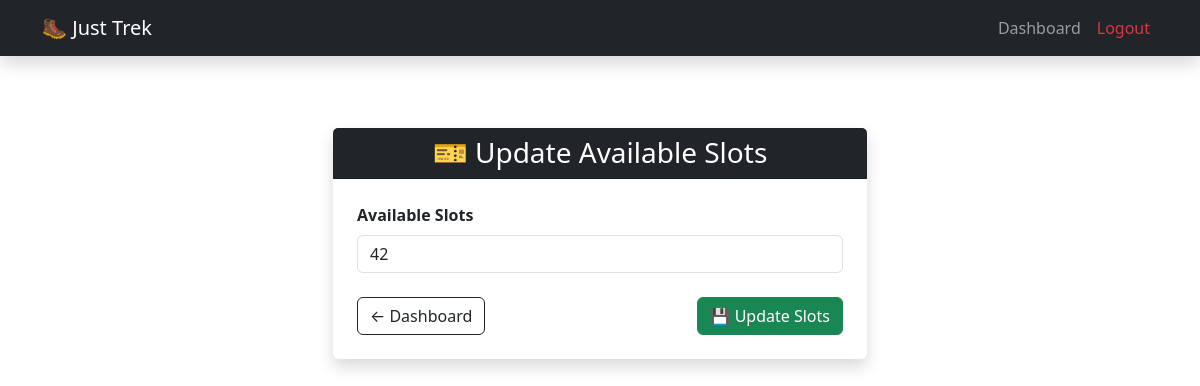
The page /staff/update_slots/1 (signed in) on the database as committed earlier.
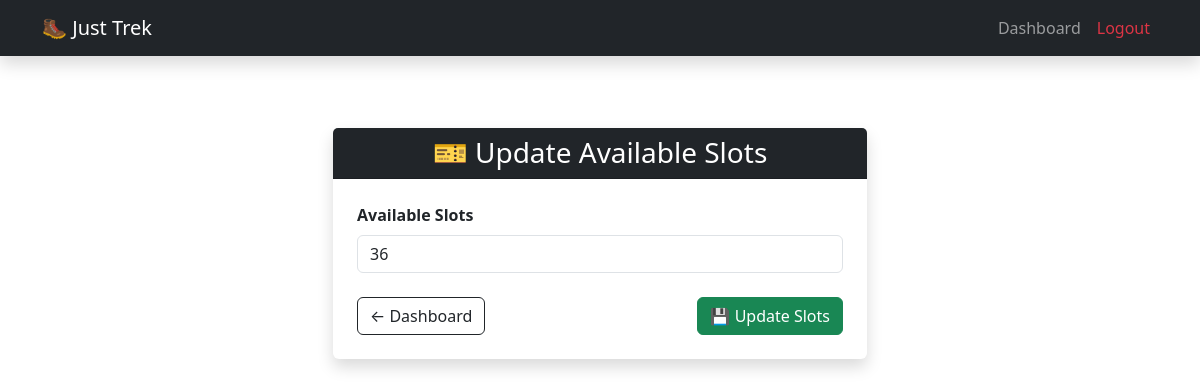
The same page on the database as committed later.
### models.py (models this page shows)
class Trek(db.Model):
    __tablename__ = "treks"
    id = db.Column(db.Integer, primary_key=True)
    name = db.Column(db.String(100), nullable=False)
    location = db.Column(db.String(100), nullable=False)
    difficulty = db.Column(db.String(50), nullable=False)
    duration = db.Column(db.String(50), nullable=False)
    price = db.Column(db.Float, nullable=False)
    available_slots = db.Column(db.Integer, nullable=False)
    status = db.Column(db.String(20), nullable=False, default="open")
    assigned_staff_id = db.Column(db.Integer, db.ForeignKey("users.id"), nullable=True)
    bookings = db.relationship("Booking", backref="trek", lazy=True)

### routes.py (the view)
@main.route("/staff/update_slots/<int:trek_id>")
def update_slots(trek_id):
    if session.get("role") != "staff":
        flash("Access Denied!")
        return redirect(url_for("main.login"))
    trek = Trek.query.get_or_404(trek_id)
    if trek.assigned_staff_id != session["user_id"]:
        flash("You can update only your assigned treks.")
        return redirect(url_for("main.staff_dashboard"))
    return render_template(
        "staff/update_slots.html",
        trek=trek
    )

### templates/staff/update_slots.html (shortened to what this page needs)
{% extends "base.html" %}
{% block content %}
<div class="container py-5">
    <div class="row justify-content-center">
        <div class="col-md-6">
            <div class="card shadow border-0">
                <div class="card-header bg-dark text-white text-center">
                    <h3 class="mb-0">
                        🎫 Update Available Slots
                    </h3>
                </div>
                <div class="card-body p-4">
                    <form method="POST"
                          action="{{ url_for('main.update_slots_post', trek_id=trek.id) }}">
                        <div class="mb-4">
                            <label class="form-label fw-semibold">
                                Available Slots
                            </label>
                            <input
                                type="number"
                                class="form-control"
                                name="available_slots"
                                value="{{ trek.available_slots }}"
                                min="0"
                                placeholder="Enter available slots">
                        </div>
                        <div class="d-flex justify-content-between">
                            <a href="{{ url_for('main.staff_dashboard') }}"
                               class="btn btn-outline-dark">
                                ← Dashboard
                            </a>
                            <button
                                type="submit"
                                class="btn btn-success">
                                💾 Update Slots
                            </button>
                        </div>
                    </form>
                </div>
            </div>
        </div>
    </div>
</div>
{% endblock %}

Rows that differ between the two databases and show on the page:
changed Trek: available_slots "42" → "36"
